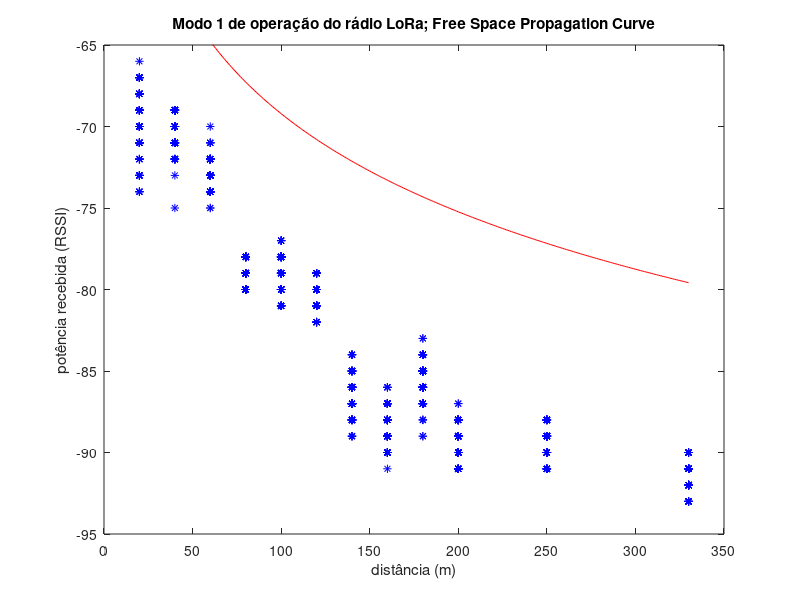

Source code (MATLAB):
% TE356 - Sistemas de Comunicações Óticas e Sem Fio
% Análise de Dados de Potência Recebida no Rádio LoRa
% Modelagem de Perda de Percurso

close all; clc; clear all;

medidas20m = load("dados_outdoor_20m_modo1.txt");
medidas20m = medidas20m(:,2)';  
dist20 = 20 * ones(1, length(medidas20m));

medidas40m = load("dados_outdoor_40m_modo1.txt");
medidas40m = medidas40m(:,2)';
dist40 = 40 * ones(1, length(medidas40m));

medidas60m = load("dados_outdoor_60m_modo1.txt");
medidas60m = medidas60m(:,2)';
dist60 = 60 * ones(1, length(medidas60m));

medidas80m = load("dados_outdoor_80m_modo1.txt");
medidas80m = medidas80m(:,2)';
dist80 = 80 * ones(1, length(medidas80m));

medidas100m = load("dados_outdoor_100m_modo1.txt");
medidas100m = medidas100m(:,2)';
dist100 = 100 * ones(1, length(medidas100m));

medidas120m = load("dados_outdoor_120m_modo1.txt");
medidas120m = medidas120m(:,2)';
dist120 = 120 * ones(1, length(medidas120m));

medidas140m = load("dados_outdoor_140m_modo1.txt");
medidas140m = medidas140m(:,2)';
dist140 = 140 * ones(1, length(medidas140m));

medidas160m = load("dados_outdoor_160m_modo1.txt");
medidas160m = medidas160m(:,2)';
dist160 = 160 * ones(1, length(medidas160m));

medidas180m = load("dados_outdoor_180m_modo1.txt");
medidas180m = medidas180m(:,2)';
dist180 = 180 * ones(1, length(medidas180m));

medidas200m = load("dados_outdoor_200m_modo1.txt");
medidas200m = medidas200m(:,2)';
dist200 = 200 * ones(1, length(medidas200m));

medidas250m = load("dados_outdoor_250m_modo1.txt");
medidas250m = medidas250m(:,2)';
dist250 = 250 * ones(1, length(medidas250m));

medidas330m = load("dados_outdoor_330m_modo1.txt");
medidas330m = medidas330m(:,2)';
dist330 = 330 * ones(1, length(medidas330m));

plot(dist20, medidas20m, 'b*'); hold on; 
plot(dist40, medidas40m, 'b*');
plot(dist60, medidas60m, 'b*');
plot(dist80, medidas80m, 'b*');
plot(dist100, medidas100m, 'b*');
plot(dist120, medidas120m, 'b*');
plot(dist140, medidas140m, 'b*');
plot(dist160, medidas160m, 'b*');
plot(dist180, medidas180m, 'b*');
plot(dist200, medidas200m, 'b*');
plot(dist250, medidas250m, 'b*');
plot(dist330, medidas330m, 'b*');

%Parte 2
Pt = 0;
Gt = 1;
Gr = 1;

distances = [20 : 330];

lambda = 3e8 / 868e6;
PL = 10 * log10((4 * pi * distances./lambda).^2);
Pr=Pt + Gt +Gr - PL;

plot(distances, Pr, 'r-'); 
title("Modo 1 de operação do rádio LoRa; Free Space Propagation Curve");
xlabel("distância (m)");
ylabel("potência recebida (RSSI)");
axis([0 350 -95 -65]);
